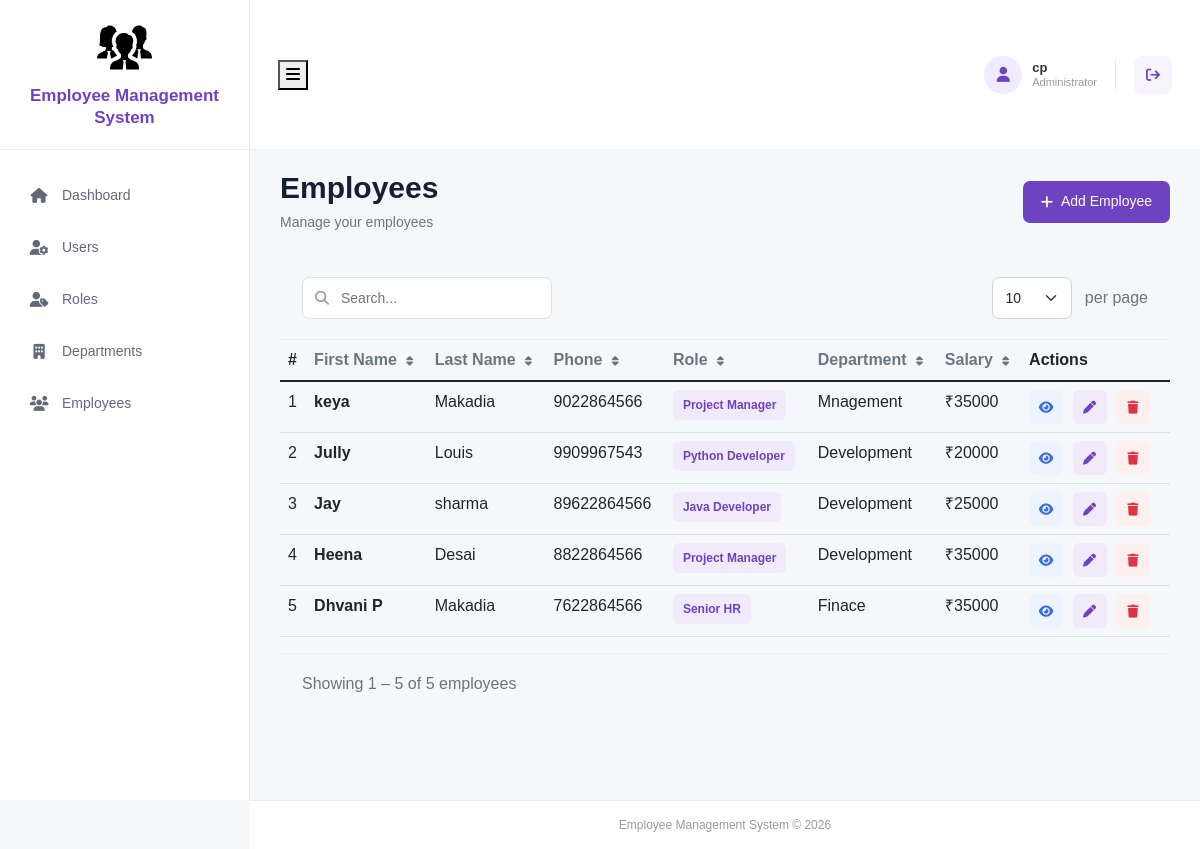
The app's page /employees/ (signed in) with its own data.
### employee_app/models.py (models this page shows, shortened)
class Employee(models.Model):
     first_name = models.CharField(max_length=30,null=False)
     last_name = models.CharField(max_length=30,null=False)
     dept = models.ForeignKey(Department, on_delete=models.CASCADE)
     salary = models.IntegerField(default=0)
     bonus = models.IntegerField(default=0)
     role = models.ForeignKey(Role, on_delete=models.CASCADE)
     phone = models.IntegerField(default=0)
     hire_date = models.DateField()

class Role(models.Model):
     name = models.CharField(max_length=30, null=False)

class Department(models.Model):
     name = models.CharField(max_length=30, null=False)
     location = models.CharField(max_length=30)

### employee_app/views.py (the view, shortened to what this page needs)
# urls.py: path('employees/', views.index, name='index'),
@login_required
def index(request):
    search = request.GET.get('search', '').strip()
    employees = Employee.objects.select_related(
        'dept',
        'role'
    ).all()
    sort = request.GET.get('sort', '-id')
    allowed_sort_fields = {
        'first_name': 'first_name',
        '-first_name': '-first_name',
        'last_name': 'last_name',
        '-last_name': '-last_name',
        'phone': 'phone',
        '-phone': '-phone',
        'role': 'role__name',
        '-role': '-role__name',
        'department': 'dept__name',
        '-department': '-dept__name',
        'salary': 'salary',
        '-salary': '-salary',
        'hire_date': 'hire_date',
        '-hire_date': '-hire_date',
    }
    sort_value = allowed_sort_fields.get(sort, '-id')
    employees = employees.order_by(sort_value)
    per_page = request.GET.get('per_page', '10')
    if per_page not in ['5', '10', '20', '50']:
        per_page = '10'
    paginator = Paginator(
        employees,
        int(per_page)
    )
    page_number = request.GET.get('page')
    page_obj = paginator.get_page(page_number)
    query_params = request.GET.copy()
    query_params.pop('page', None)
    context = {
        'employees': page_obj,
        'page_obj': page_obj,
        'search': search,
        'selected_sort': request.GET.get('sort', '-id'),
        'selected_per_page': per_page,
        'query_string': query_params.urlencode(),
    }
    return render(
        request,
        'employees/index.html',
        context
    )

### employee_app/templates/employees/index.html (shortened to what this page needs)
{% extends 'base.html' %}
{% block content %}
<div class="page-container">
    <div class="d-flex justify-content-between align-items-center mb-4">
        <div>
            <h2 class="page-title">
                Employees
            </h2>
            <p class="page-subtitle">
                Manage your employees
            </p>
        </div>
        <a href="{% url 'create_emp' %}" class="add-btn">
            <i class="fa-solid fa-plus me-2"></i>
            Add Employee
        </a>
    </div>
    <div class="employee-card">
        <div class="table-top">
            <form
                method="GET"
                action="{% url 'index' %}"
                id="searchForm">
                <div class="row align-items-center">
                    <div class="col-md-7">
                        <div class="search-box">
                            <i class="fa-solid fa-magnifying-glass"></i>
                            <input
                                type="text"
                                name="search"
                                id="searchInput"
                                value="{{ search }}"
                                class="form-control search-input"
                                placeholder="Search..."
                                autocomplete="off"
                            >
                        </div>
                    </div>
                    <div class="col-md-5 text-md-end mt-3 mt-md-0">
                        <select
                            name="per_page"
                            id="perPage"
                            class="form-select d-inline-block show-per-page">
                            <option
                                value="10"
                                {% if selected_per_page == '10' %}selected{% endif %}>
                                10
                            </option>
                        </select>
                        <span class="text-muted ms-2">
                            per page
                        </span>
                    </div>
                </div>
            </form>
        </div>
        <div class="table-responsive">
            <table class="table">
                <thead>
                    <tr>
                        <th>
                            #
                        </th>
                        <th>
                            <a
                                class="sort-link"
                                href="?search={{ search }}&sort={% if selected_sort == 'first_name' %}-first_name{% else %}first_name{% endif %}&per_page={{ selected_per_page }}">
                                First Name
                                {% if selected_sort == 'first_name' %}
                                    <i class="fa-solid fa-arrow-up sort-icon"></i>
                                {% elif selected_sort == '-first_name' %}
                                    <i class="fa-solid fa-arrow-down sort-icon"></i>
                                {% else %}
                                    <i class="fa-solid fa-sort sort-icon"></i>
                                {% endif %}
                            </a>
                        </th>
                        <th>
                            <a
                                class="sort-link"
                                href="?search={{ search }}&sort={% if selected_sort == 'last_name' %}-last_name{% else %}last_name{% endif %}&per_page={{ selected_per_page }}">
                                Last Name
                                {% if selected_sort == 'last_name' %}
                                    <i class="fa-solid fa-arrow-up sort-icon"></i>
                                {% elif selected_sort == '-last_name' %}
                                    <i class="fa-solid fa-arrow-down sort-icon"></i>
                                {% else %}
                                    <i class="fa-solid fa-sort sort-icon"></i>
                                {% endif %}
                            </a>
                        </th>
                        <th>
                            <a
                                class="sort-link"
                                href="?search={{ search }}&sort={% if selected_sort == 'phone' %}-phone{% else %}phone{% endif %}&per_page={{ selected_per_page }}">
                                Phone
                                {% if selected_sort == 'phone' %}
                                    <i class="fa-solid fa-arrow-up sort-icon"></i>
                                {% elif selected_sort == '-phone' %}
                                    <i class="fa-solid fa-arrow-down sort-icon"></i>
                                {% else %}
                                    <i class="fa-solid fa-sort sort-icon"></i>
                                {% endif %}
                            </a>
                        </th>
                        <th>
                            <a
                                class="sort-link"
                                href="?search={{ search }}&sort={% if selected_sort == 'role' %}-role{% else %}role{% endif %}&per_page={{ selected_per_page }}">
                                Role
                                {% if selected_sort == 'role' %}
                                    <i class="fa-solid fa-arrow-up sort-icon"></i>
                                {% elif selected_sort == '-role' %}
                                    <i class="fa-solid fa-arrow-down sort-icon"></i>
                                {% else %}
                                    <i class="fa-solid fa-sort sort-icon"></i>
                                {% endif %}
                            </a>
                        </th>
                        <th>
                            <a
                                class="sort-link"
                                href="?search={{ search }}&sort={% if selected_sort == 'department' %}-department{% else %}department{% endif %}&per_page={{ selected_per_page }}">
                                Department
                                {% if selected_sort == 'department' %}
                                    <i class="fa-solid fa-arrow-up sort-icon"></i>
                                {% elif selected_sort == '-department' %}
                                    <i class="fa-solid fa-arrow-down sort-icon"></i>
                                {% else %}
                                    <i class="fa-solid fa-sort sort-icon"></i>
                                {% endif %}
                            </a>
                        </th>
                        <th>
                            <a
                                class="sort-link"
                                href="?search={{ search }}&sort={% if selected_sort == 'salary' %}-salary{% else %}salary{% endif %}&per_page={{ selected_per_page }}">
                                Salary
                                {% if selected_sort == 'salary' %}
                                    <i class="fa-solid fa-arrow-up sort-icon"></i>
                                {% elif selected_sort == '-salary' %}
                                    <i class="fa-solid fa-arrow-down sort-icon"></i>
                                {% else %}
                                    <i class="fa-solid fa-sort sort-icon"></i>
                                {% endif %}
                            </a>
                        </th>
                        <th>
                            Actions
                        </th>
                    </tr>
                </thead>
                <tbody>
                {% for emp in page_obj %}
                    <tr>
                        <td>
                            {{ page_obj.start_index|add:forloop.counter0 }}
                        </td>
                        <td>
                            <strong>
                                {{ emp.first_name }}
                            </strong>
                        </td>
                        <td>
                            {{ emp.last_name }}
                        </td>
                        <td>
                            {{ emp.phone }}
                        </td>
                        <td>
                            <span class="role-badge">
                                {{ emp.role.name }}
                            </span>
                        </td>
                        <td>
                            <span class="dept-badge">
                                {{ emp.dept.name }}
                            </span>
                        </td>
                        <td>
                            ₹{{ emp.salary }}
                        </td>
                        <td>
                            <a
                                href="{% url 'show_emp' emp.id %}"
                                class="action-btn view-btn"
                                title="View Employee">
                                <i class="fa-solid fa-eye"></i>
                            </a>
                            <a
                                href="{% url 'edit_emp' emp.id %}"
                                class="action-btn edit-btn"
                                title="Edit Employee">
                                <i class="fa-solid fa-pen"></i>
                            </a>
                            <form
                                action="{% url 'remove_emp' emp.id %}"
                                method="POST"
                                class="d-inline">
                                <button
                                    type="submit"
                                    class="action-btn delete-btn"
                                    title="Delete Employee"
                                    onclick="return confirm('Are you sure you want to delete this employee?');">
                                    <i class="fa-solid fa-trash"></i>
                                </button>
                            </form>
                        </td>
                    </tr>
                {% endfor %}
                </tbody>
            </table>
        </div>
        <div class="table-footer d-flex justify-content-between align-items-center">
            <div class="text-muted">
                {% if page_obj.paginator.count > 0 %}
                    Showing
                    {{ page_obj.start_index }}
                    –
                    {{ page_obj.end_index }}
                    of
                    {{ page_obj.paginator.count }}
                    employees
                {% else %}
                    0 employees
                {% endif %}
            </div>
        </div>
    </div>
</div>
{% endblock %}

### employee_app/templates/base.html (shortened to what this page needs)
{% load static %}
<!DOCTYPE html>
<html lang="en">
<head>
    <link
        href="https://cdn.jsdelivr.net/npm/bootstrap@5.1.3/dist/css/bootstrap.min.css"
        rel="stylesheet"
    >
    <link
        rel="stylesheet"
        href="https://cdnjs.cloudflare.com/ajax/libs/font-awesome/6.5.2/css/all.min.css"
    >
    <link
        rel="stylesheet"
        href="{% static 'css/style.css' %}"
    >
</head>
<body>
    {% include 'components/header.html' %}
    {% include 'components/sidebar.html' %}
    <main class="main-content">
        {% block content %}
        {% endblock %}
    </main>
    {% include 'components/footer.html' %}
</body>
</html>

### employee_app/templates/components/header.html (shortened to what this page needs)
<header class="top-header">
    <div class="header-left">
        <button
            class="sidebar-toggle"
            id="sidebarToggle"
            type="button"
        >
            <i class="fa-solid fa-bars"></i>
        </button>
    </div>
    <div class="header-right">
        <div class="user-profile">
            <div class="user-avatar">
                <i class="fa-solid fa-user"></i>
            </div>
            <div class="user-info">
                <strong>{{ request.user.username }}</strong>
                <small>Administrator</small>
            </div>
        </div>
        <a
            href="{% url 'logout' %}"
            class="logout-btn"
            title="Logout"
        >
            <i class="fa-solid fa-arrow-right-from-bracket"></i>
        </a>
    </div>
</header>

### employee_app/templates/components/sidebar.html
{% load static %}
<div class="sidebar">
    <div class="sidebar-brand">
        <a href="{% url 'index' %}" class="brand-link">
            <img src="{% static 'images/project_logo.png' %}"
                 alt="Employee Management System"
                 class="project-logo">
            <span>Employee Management System</span>
        </a>
    </div>
    <div class="sidebar-menu">
        <a href="{% url 'dashboard' %}" class="sidebar-link">
            <i class="fa-solid fa-house"></i>
            <span>Dashboard</span>
        </a>
        {% if request.user.userprofile.role.name|lower == 'admin' %}
            <a href="{% url 'user_index' %}" class="sidebar-link">
                <i class="fa-solid fa-user-gear"></i>
                <span>Users</span>
            </a>
            <a href="{% url 'role_index' %}" class="sidebar-link">
                <i class="fa-solid fa-user-tag"></i>
                <span>Roles</span>
            </a>
        {% endif %}
        <a href="{% url 'department_index' %}" class="sidebar-link">
            <i class="fa-solid fa-building"></i>
            <span>Departments</span>
        </a>
        <a href="{% url 'index' %}" class="sidebar-link">
            <i class="fa-solid fa-users"></i>
            <span>Employees</span>
        </a>
    </div>
</div>

### employee_app/templates/components/footer.html
<footer class="footer">
    <p>
        Employee Management System © 2026
    </p>
</footer>

### records on screen
Employee: start_index|add "1", first_name "keya", last_name "Makadia", phone "9022864566", role.name "Project Manager", dept.name "Mnagement", salary "35000"
Employee: start_index|add "2", first_name "Jully", last_name "Louis", phone "9909967543", role.name "Python Developer", dept.name "Development", salary "20000"
Employee: start_index|add "3", first_name "Jay", last_name "sharma", phone "89622864566", role.name "Java Developer", dept.name "Development", salary "25000"
Employee: start_index|add "4", first_name "Heena", last_name "Desai", phone "8822864566", role.name "Project Manager", dept.name "Development", salary "35000"
Employee: start_index|add "5", first_name "Dhvani P", last_name "Makadia", phone "7622864566", role.name "Senior HR", dept.name "Finace", salary "35000"

### other values on screen
{{ request.user.username }} "cp"
{{ page_obj.start_index }} "1"
{{ page_obj.end_index }} "5"
{{ page_obj.paginator.count }} "5"
